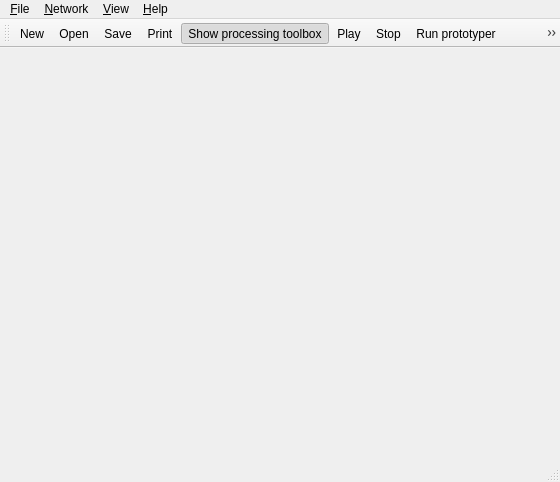
<ui version="4.0" >
 <author></author>
 <comment></comment>
 <exportmacro></exportmacro>
 <class>MainWindow</class>
 <widget class="QMainWindow" name="MainWindow" >
  <property name="geometry" >
   <rect>
    <x>0</x>
    <y>0</y>
    <width>560</width>
    <height>482</height>
   </rect>
  </property>
  <property name="windowTitle" >
   <string>MainWindow</string>
  </property>
  <property name="windowIcon" >
   <iconset/>
  </property>
  <widget class="QWidget" name="centralwidget" >
   <layout class="QHBoxLayout" >
    <property name="margin" >
     <number>9</number>
    </property>
    <property name="spacing" >
     <number>6</number>
    </property>
   </layout>
  </widget>
  <widget class="QMenuBar" name="menubar" >
   <property name="geometry" >
    <rect>
     <x>0</x>
     <y>0</y>
     <width>560</width>
     <height>28</height>
    </rect>
   </property>
   <widget class="QMenu" name="menuHelp" >
    <property name="title" >
     <string>&amp;Help</string>
    </property>
    <addaction name="action_Whats_this" />
    <addaction name="action_Online_tutorial" />
    <addaction name="action_About" />
   </widget>
   <widget class="QMenu" name="menu_Network" >
    <property name="title" >
     <string>&amp;Network</string>
    </property>
    <addaction name="action_Play" />
    <addaction name="action_Stop" />
    <addaction name="action_Run_prototyper" />
   </widget>
   <widget class="QMenu" name="menu_File" >
    <property name="title" >
     <string>&amp;File</string>
    </property>
    <addaction name="action_New" />
    <addaction name="action_Open" />
    <addaction name="action_Open_example_network" />
    <addaction name="action_Save_network" />
    <addaction name="action_Save_as" />
    <addaction name="separator" />
    <addaction name="action_Print" />
    <addaction name="separator" />
    <addaction name="action_Quit" />
   </widget>
   <widget class="QMenu" name="menu_View" >
    <property name="title" >
     <string>&amp;View</string>
    </property>
    <addaction name="action_Show_processing_toolbox" />
   </widget>
   <addaction name="menu_File" />
   <addaction name="menu_Network" />
   <addaction name="menu_View" />
   <addaction name="menuHelp" />
  </widget>
  <widget class="QStatusBar" name="statusbar" />
  <widget class="QToolBar" name="toolBar" >
   <property name="windowTitle" >
    <string>Main ToolBar</string>
   </property>
   <property name="orientation" >
    <enum>Qt::Horizontal</enum>
   </property>
   <attribute name="toolBarArea" >
    <number>4</number>
   </attribute>
   <addaction name="action_New" />
   <addaction name="action_Open" />
   <addaction name="action_Save_network" />
   <addaction name="action_Print" />
   <addaction name="action_Show_processing_toolbox" />
   <addaction name="action_Play" />
   <addaction name="action_Stop" />
   <addaction name="action_Run_prototyper" />
   <addaction name="action_Whats_this" />
  </widget>
  <action name="action_New" >
   <property name="icon" >
    <iconset resource="images.qrc" >:/icons/images/filenew.png</iconset>
   </property>
   <property name="text" >
    <string>&amp;New</string>
   </property>
   <property name="iconText" >
    <string>New</string>
   </property>
   <property name="shortcut" >
    <string>Ctrl+N</string>
   </property>
  </action>
  <action name="action_Open" >
   <property name="icon" >
    <iconset resource="images.qrc" >:/icons/images/fileopen.png</iconset>
   </property>
   <property name="text" >
    <string>&amp;Open</string>
   </property>
   <property name="shortcut" >
    <string>Ctrl+O</string>
   </property>
  </action>
  <action name="action_Open_example_network" >
   <property name="icon" >
    <iconset resource="images.qrc" >:/icons/images/fileopen.png</iconset>
   </property>
   <property name="text" >
    <string>Open e&amp;xample</string>
   </property>
   <property name="shortcut" >
    <string>Ctrl+E</string>
   </property>
  </action>
  <action name="action_Play" >
   <property name="icon" >
    <iconset resource="images.qrc" >:/icons/images/player_play.png</iconset>
   </property>
   <property name="text" >
    <string>Play</string>
   </property>
   <property name="shortcut" >
    <string>Space</string>
   </property>
  </action>
  <action name="action_Save_network" >
   <property name="icon" >
    <iconset resource="images.qrc" >:/icons/images/filesave.png</iconset>
   </property>
   <property name="text" >
    <string>&amp;Save</string>
   </property>
   <property name="shortcut" >
    <string>Ctrl+S</string>
   </property>
  </action>
  <action name="action_Stop" >
   <property name="icon" >
    <iconset resource="images.qrc" >:/icons/images/player_stop.png</iconset>
   </property>
   <property name="text" >
    <string>Stop</string>
   </property>
   <property name="shortcut" >
    <string>Esc</string>
   </property>
  </action>
  <action name="action_Save_as" >
   <property name="icon" >
    <iconset resource="images.qrc" >:/icons/images/filesaveas.png</iconset>
   </property>
   <property name="text" >
    <string>Save &amp;as</string>
   </property>
  </action>
  <action name="action_Quit" >
   <property name="icon" >
    <iconset resource="images.qrc" >:/icons/images/exit.png</iconset>
   </property>
   <property name="text" >
    <string>&amp;Quit</string>
   </property>
  </action>
  <action name="action_About" >
   <property name="text" >
    <string>&amp;About</string>
   </property>
  </action>
  <action name="action_Show_processing_toolbox" >
   <property name="checkable" >
    <bool>true</bool>
   </property>
   <property name="checked" >
    <bool>true</bool>
   </property>
   <property name="icon" >
    <iconset resource="images.qrc" >:/icons/images/view_tree.png</iconset>
   </property>
   <property name="text" >
    <string>Show &amp;processing toolbox</string>
   </property>
  </action>
  <action name="action_Whats_this" >
   <property name="icon" >
    <iconset resource="images.qrc" >:/icons/images/contexthelp.png</iconset>
   </property>
   <property name="text" >
    <string>&amp;What's this</string>
   </property>
   <property name="shortcut" >
    <string/>
   </property>
  </action>
  <action name="action_Online_tutorial" >
   <property name="icon" >
    <iconset resource="images.qrc" >:/icons/images/help.png</iconset>
   </property>
   <property name="text" >
    <string>Online tutorial</string>
   </property>
  </action>
  <action name="action_Run_prototyper" >
   <property name="icon" >
    <iconset resource="images.qrc" >:/icons/images/exec.png</iconset>
   </property>
   <property name="text" >
    <string>Run prototyper</string>
   </property>
  </action>
  <action name="action_Print" >
   <property name="icon" >
    <iconset resource="images.qrc" >:/icons/images/fileprint.png</iconset>
   </property>
   <property name="text" >
    <string>Print</string>
   </property>
  </action>
 </widget>
 <pixmapfunction></pixmapfunction>
 <resources>
  <include location="images.qrc" />
 </resources>
 <connections/>
</ui>
